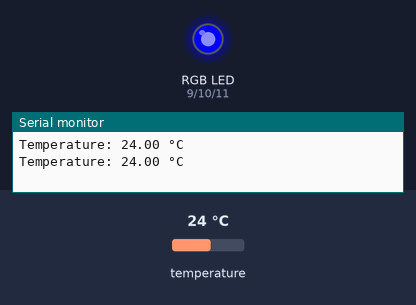
A sketch run on a simulated Arduino Uno, built with avr-gcc and run on an emulated ATmega328P. Shown: an RGB LED mixed from three pins (HIGH = lit), the last lines printed to the serial monitor. The test bench sets the inputs (shaded band); at power-on: temperature 24 °C.

Above: at 3.3 s.
3.4 s: temperature set to 25.5 °C
5.9 s: temperature set to 26.7 °C
At 6.7 s:
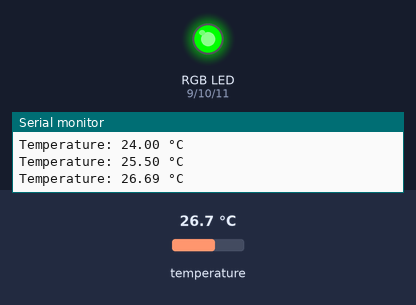
8.4 s: temperature set to 27.4 °C
At 10.4 s:
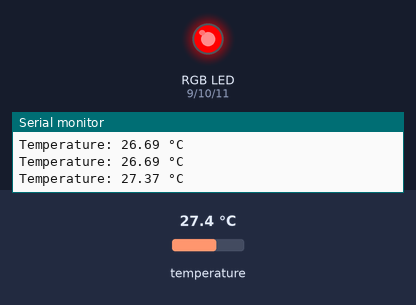
11.1 s: temperature set to 12 °C
At 11.7 s:
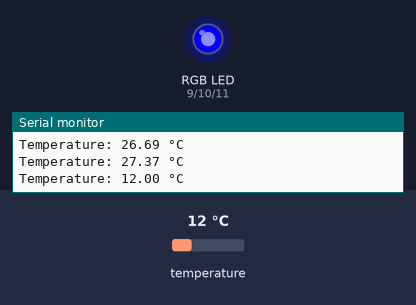
13.6 s: temperature set to 28 °C
At 15.5 s:
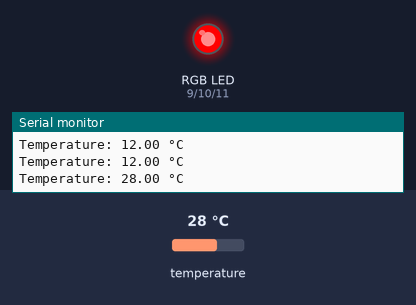
Timing chart, 0 to 17.0 s (numbered marks = the images above; inputs shaded):
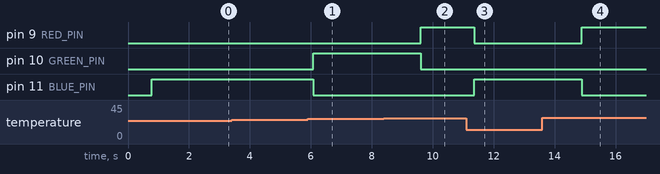

The sketch:

GX1820_temperatureSensor.ino
```cpp
// First install the OneWire and DallasTemperature libraries
// Pins order facing the flat side from left to right: signal, 5v, ground.

#include <OneWire.h>
#include <DallasTemperature.h>

// Temperature Sensor
#define ONE_WIRE_BUS 2
OneWire oneWire(ONE_WIRE_BUS);
DallasTemperature sensors(&oneWire);

// RGB LED Pins
#define RED_PIN 9
#define GREEN_PIN 10
#define BLUE_PIN 11

void setup() {
  Serial.begin(9600);
  sensors.begin();

  // Set RGB LED pins as output
  pinMode(RED_PIN, OUTPUT);
  pinMode(GREEN_PIN, OUTPUT);
  pinMode(BLUE_PIN, OUTPUT);
}

void loop() {
  sensors.requestTemperatures();
  float temperature = sensors.getTempCByIndex(0);

  Serial.print("Temperature: ");
  Serial.print(temperature);
  Serial.println(" °C");

  // Control RGB LED color based on temperature
  if (temperature > 27) {
    setColor(255, 0, 0);  // Red for temp > 27°C
  } else if (temperature >= 26 && temperature <= 27) {
    setColor(0, 255, 0);  // Green for 26°C <= temp <= 27°C
  } else {
    setColor(0, 0, 255);  // Blue for temp < 26°C
  }

  delay(1000);  // Wait 1 second before the next reading
}

// Function to set the RGB LED color
void setColor(int red, int green, int blue) {
  analogWrite(RED_PIN, red);
  analogWrite(GREEN_PIN, green);
  analogWrite(BLUE_PIN, blue);
}
```

Measured:
- the behaviour switches between 25.9 and 26 °C on temperature (found by bisection; images 0 and 1)
- the behaviour switches between 27 and 27.1 °C on temperature (found by bisection; images 1 and 2)
- after the input at 5.9 s, pin 10 (GREEN_PIN): LOW → HIGH after 0.17 s; pin 11 (BLUE_PIN): HIGH → LOW after 0.17 s
- after the input at 8.4 s, pin 9 (RED_PIN): LOW → HIGH after 1.2 s; pin 10 (GREEN_PIN): HIGH → LOW after 1.2 s
- after the input at 11.1 s, pin 9 (RED_PIN): HIGH → LOW after 0.27 s; pin 11 (BLUE_PIN): LOW → HIGH after 0.27 s
- after the input at 13.6 s, pin 9 (RED_PIN): LOW → HIGH after 1.3 s; pin 11 (BLUE_PIN): HIGH → LOW after 1.3 s
